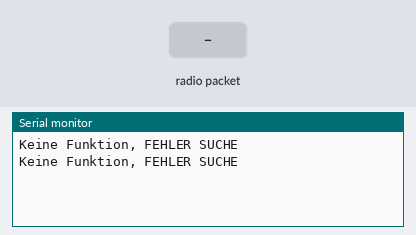
Simulated run of this sketch. Board: Arduino Uno, built with avr-gcc and run on an emulated ATmega328P. Parts: the last lines printed to the serial monitor. Inputs (shaded band) come from the test bench. No radio packets arrive unless stated.

Above: at 1.8 s.
1.9 s: radio packet "1" arrives
At 2.8 s:
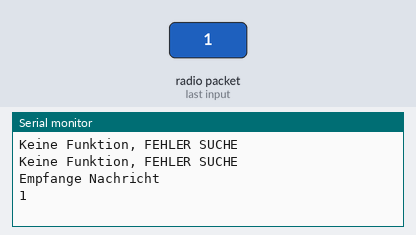
3.5 s: radio packet "0" arrives
At 4.3 s:
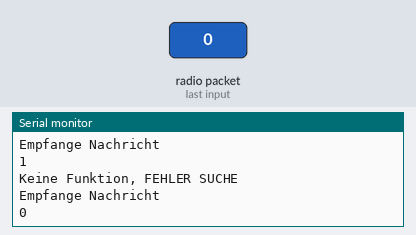
5.0 s: radio packet "2" arrives
At 5.8 s:
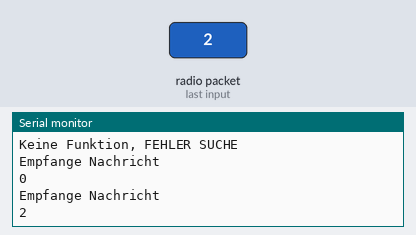

Measured:
- after the input at 1.9 s, the serial monitor: prints a new line after 0.11 s (image 1)
- after the input at 3.5 s, the serial monitor: prints a new line after 0.53 s (image 2)
- after the input at 5.0 s, the serial monitor: prints a new line at once (image 3)

The sketch:

Receiver_Hello_World.ino
```cpp
//Include Libraries
#include <SPI.h>
#include <RF24.h>

//create an RF24 object
RF24 radio(9, 10);  // CE, CSN

//address through which two modules communicate.
const byte address[6] = "00001";

void setup()
{
  Serial.begin(9600);

  radio.begin();

  //set the address
  radio.openReadingPipe(0, address);

  //Set module as receiver
  radio.startListening();
}

void loop()
{
  //Read the data if available in buffer
  if (radio.available())
  {
    char text[32] = {0};
    radio.read(text, sizeof(text));
    Serial.println("Empfange Nachricht");
    Serial.println(text);
  }
  else {
    Serial.println("Keine Funktion, FEHLER SUCHE");
  }
  delay(1000);
}
```
